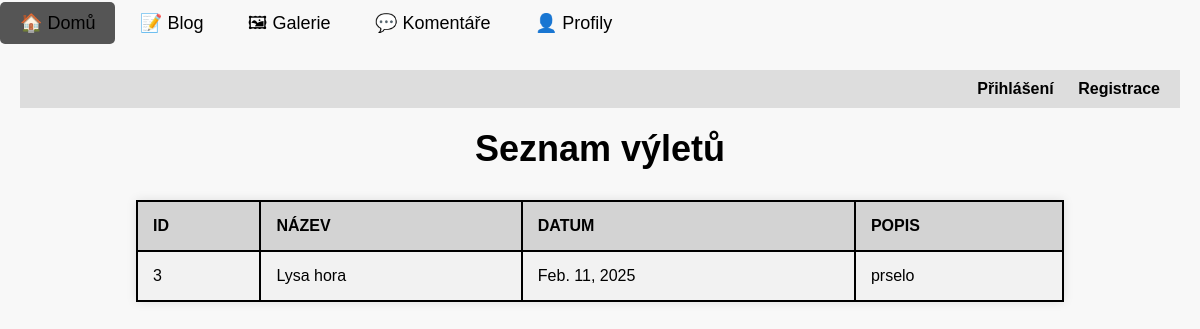
The app's page /, older data.
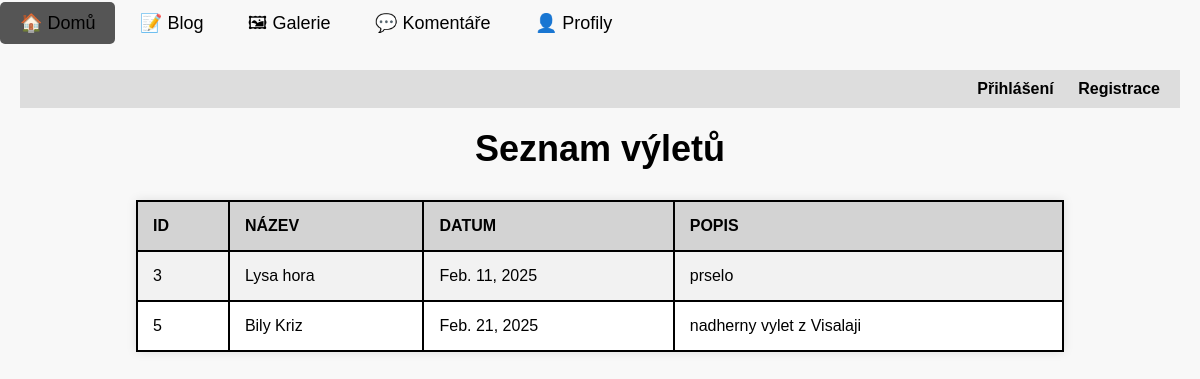
The same page, newer data.
### vylety/models.py (models this page shows, shortened)
class Vylet(models.Model):
    name = models.CharField(max_length=200, help_text="Zadejte název výletu")
    date = models.DateField(help_text="Datum konání výletu")
    description = models.TextField(help_text="Krátký popis výletu")
    user = models.ForeignKey(User, on_delete=models.CASCADE, help_text="Vlastník výletu")
    oblibene = models.ManyToManyField(User, related_name="oblibene_vylety", blank=True,
                                      help_text="Uživatelé, kteří si výlet přidali do oblíbených")

### vylety/views.py (the view)
# urls.py: path('', views.index, name='index'),
def index(request):
    vylety = Vylet.objects.all()
    return render(request, "vylety/index.html", {"vylety": vylety})

### vylety/templates/vylety/index.html (shortened to what this page needs)
    {% extends 'vylety/base.html' %}
    {% load static %}
    {% block content %}
    <div class="navbar">
        {% if user.is_authenticated %}
            Přihlášen jako <strong>{{ user.username }}</strong> | <a href="{% url 'logout' %}">Odhlásit</a>
        {% else %}
            <a href="{% url 'login' %}">Přihlášení</a>
            <a href="{% url 'register' %}">Registrace</a>
        {% endif %}
    </div>
    <h2>Seznam výletů</h2>
    <table>
        <tr>
            <th>ID</th>
            <th>Název</th>
            <th>Datum</th>
            <th>Popis</th>
        </tr>
        {% for vylet in vylety %}
        <tr>
            <td>{{ vylet.id }}</td>
            <td>{{ vylet.name }}</td>
            <td>{{ vylet.date }}</td>
            <td>{{ vylet.description }}</td>
        </tr>
        {% endfor %}
    </table>
{% endblock %}

Row changes from the older to the newer data that the page shows:
added Vylet: id "5", name "Bily Kriz", date "Feb. 21, 2025", description "nadherny vylet z Visalaji"
